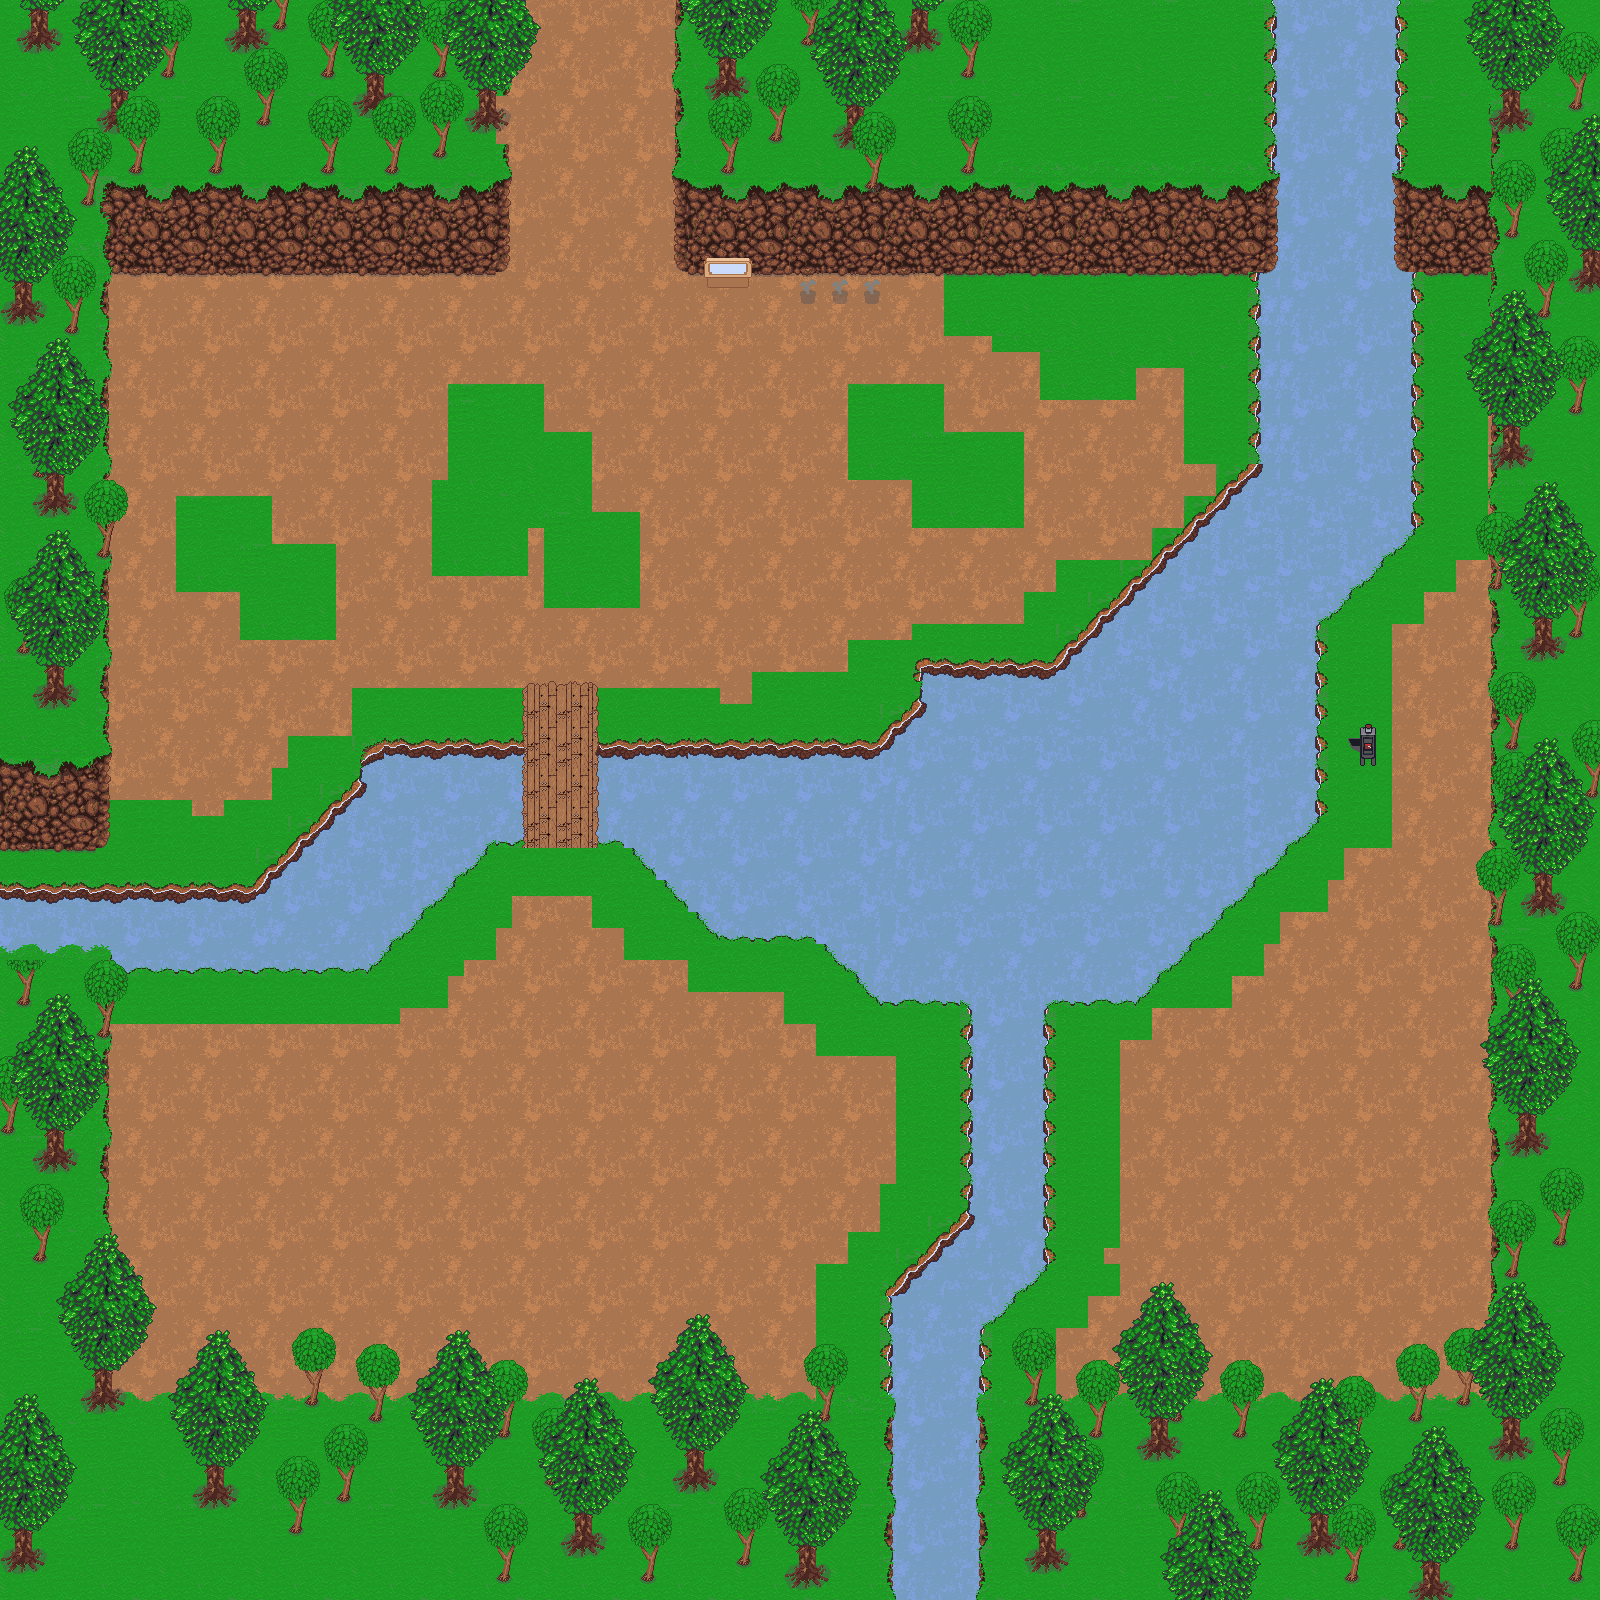

Rendered tile map (Tiled .tmx) drawn with the repository's tilesets; below, a short description and the map source with its tile grids summarised:
An orthogonal 100x100 tile map with 16x16 px tiles, 5 tile layers (background, buildings, midGround, foreGround, ...) and 1 object.

<map version="1.0" tiledversion="1.1.6" orientation="orthogonal" renderorder="right-down" width="100" height="100" tilewidth="16" tileheight="16" infinite="0" nextobjectid="2">
 <tileset firstgid="1" source="MasterSpriteSheet.tsx" />
 <layer name="background" width="100" height="100">
  <data>[10000 cells, 9703 non-empty, 126 distinct tile ids]</data>
 </layer>
 <layer name="buildings" width="100" height="100">
  <data>[10000 cells, 1435 non-empty, 181 distinct tile ids]</data>
 </layer>
 <layer name="midGround" width="100" height="100">
  <data>[10000 cells, 998 non-empty, 31 distinct tile ids]</data>
 </layer>
 <layer name="foreGround" width="100" height="100">
  <data>[10000 cells, 1975 non-empty, 92 distinct tile ids]</data>
 </layer>
 <layer name="placement" width="100" height="100">
  <data>[10000 cells, 0 non-empty, 0 distinct tile ids]</data>
 </layer>
 <objectgroup name="Portal">
  <object id="1" x="542" y="25" width="103" height="16.8485">
   <properties>
    <property name="Click" value="false" />
    <property name="SafteyOffSetX" value="0" />
    <property name="SafteyOffSetY" value="20" />
    <property name="standardFrom" value="4" />
    <property name="standardTo" value="1" />
   </properties>
  </object>
 </objectgroup>
</map>
